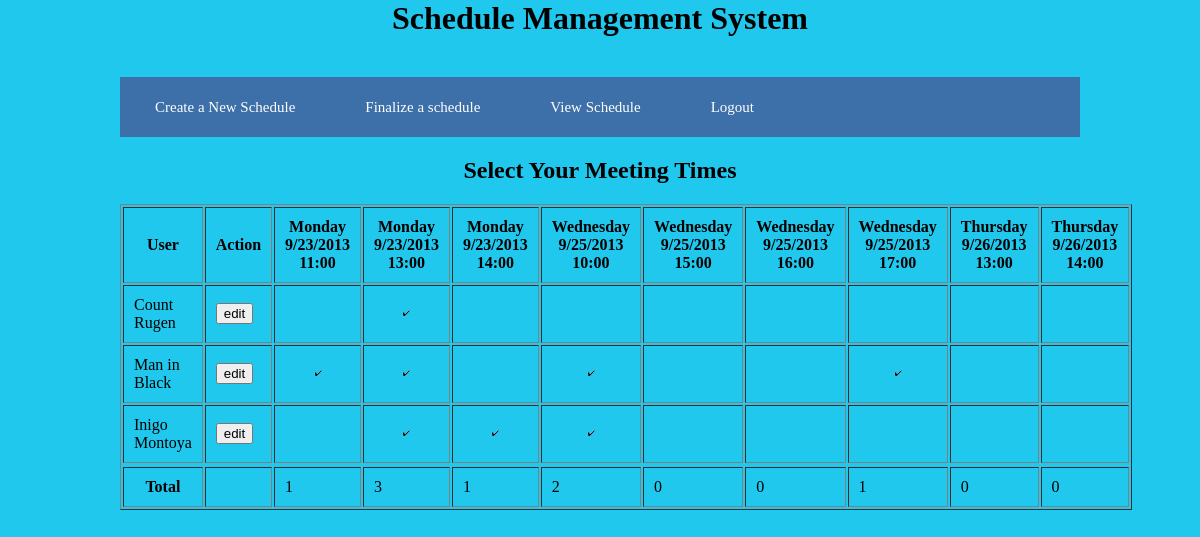
/schedule.php?id=1 (signed in), run on the app's committed database.
### tables this page shows
CREATE TABLE IF NOT EXISTS `schedule` (
  `user_id` int(11) DEFAULT NULL,
  `schedule_id` int(11) NOT NULL,
  `sc_name` varchar(50) NOT NULL,
  `sc_dt` varchar(50) DEFAULT NULL
);

CREATE TABLE IF NOT EXISTS `sc_user` (
  `sc_user_id` int(11) NOT NULL AUTO_INCREMENT,
  `user_id` int(11) DEFAULT NULL,
  `schedule_id` int(11) NOT NULL,
  `sc_user` varchar(50) DEFAULT NULL,
  `sc_email` varchar(100) DEFAULT NULL,
  `sc_user_schedule` varchar(100) NOT NULL,
  PRIMARY KEY (`sc_user_id`)
);

### schedule.php (the view, shortened to what this page needs)
<!DOCTYPE html PUBLIC "-//W3C//DTD XHTML 1.0 Transitional//EN" "http://www.w3.org/TR/xhtml1/DTD/xhtml1-transitional.dtd">
<html xmlns="http://www.w3.org/1999/xhtml">
<head>
</head>
<body>
<h1 style="margin:auto;text-align:center">Schedule Management System</h1>
<ul class="menu">
  <li><a href="new_schedule.php">Create a New Schedule</a></li>
  <li><a href="schedule_final_list.php">Finalize a schedule</a></li>
  <li><a href="schedule_list.php">View Schedule</a></li>
  <li><a style="float:right" href="logout.php">Logout</a></li>
   </ul>
<?php
$sc_id = $_REQUEST['id'];
$user_id = $_SESSION['user_id'];
$lno=0;
$c = array(0,0,0,0,0,0,0,0,0,0);
?>
	<!DOCTYPE html>
	<html>
	 <head>
	 </head>
	 <body>
	 <body style="height:700px;background:#20C8EE">
	<h2>
	<center>Select Your Meeting Times</center></h2>
	<?php
$con=mysqli_connect('localhost', 'CrooksC', 'lulls.dug', 'CrooksC');
	$q = "SELECT * from  schedule_count where sc_id = $sc_id";
	$r = mysqli_query($con,$q);
	$row = mysqli_fetch_array($r,MYSQLI_BOTH);
	$sc_count = $row['sc_count'];
		echo "<table border= '1'
				cellpadding='10'>
				<tr>
				<th>User</th>
				<th>Action</th>";
		getTimes($user_id,$sc_id);
		displaySchedule($c,$lno,$sc_count,$user_id,$sc_id);
		function displaySchedule(&$c,&$lno,&$sc_count,&$user_id,&$sc_id)
		{
$con=mysqli_connect('localhost', 'CrooksC', 'lulls.dug', 'CrooksC');
						$q = "SELECT * from sc_user where user_id = '$user_id' and schedule_id = $sc_id";
						$r = mysqli_query($con, $q);
						while($row = mysqli_fetch_array($r,MYSQLI_BOTH))
						{
						$line = $row['sc_user_schedule'];
						$name = getUsers($text, $line);
						$j=0;
						echo '<tr><form action="" method="post">' . '<td class="unedit'.$lno.'">' . $name . '</td>';
								echo '<td class="edit_hide'.$lno.' edit_add'.$lno.'"><input type="hidden" name="sc_user_id" value="'.$row['sc_user_id'].'" /><input type="text" name="name'.$lno.'" value="'.$name.'"/></td><td class="unedit'.$lno.'"><input type="button" name="edit'.$lno.'" id="edit'.$lno.'" class="edit0" value="edit" /> </td><td class="edit_hide'.$lno.' edit_add'.$lno.'"><input type="submit" name="update" id="edit'.$lno.'" class="edit'.$lno.'" value="update'.$lno.'"/> </td>';
						foreach($GLOBALS['count'] as $n)
						{
						   for($i=$j;$i<$sc_count;$i++)
						   {
							   if($i == $n)
							   {
								   echo '<td align="center" class="unedit'.$lno.'"><img src="images/right.png" /></td><td class="edit_hide'.$lno.' edit_add'.$lno.'"><input type="checkbox" name ="add_right'.$i.'"  /></td></td>';
								   $j = $i+1;
								   break;
								}
								else
								{
									echo '<td class="unedit'.$lno.'"></td><td class="edit_hide'.$lno.' edit_add'.$lno.'"><input type="checkbox" name ="add_right'.$i.'"  /></td>';
								}
							 }
						}
						while($j<$sc_count)
						{
							echo '<td class="unedit'.$lno.'"></td><td class="edit_hide'.$lno.' edit_add'.$lno.'"><input type="checkbox" name ="add_right'.$j.'"  /></td>';
							$j++;
							}
						echo "</tr></form>\n";
		                $lno++;
						}
		}
		function getUsers(&$text1, &$line)
		{
				 @list($name, $num) = @explode('^', $line);
				 $num1 = @explode('|', $num);
				 return $name;
		}
		 function getTimes(&$user_id,&$sc_id)
		{
			$con=mysqli_connect('localhost', 'CrooksC', 'lulls.dug', 'CrooksC');
			$query = "SELECT * from schedule where user_id = '$user_id' and schedule_id = '$sc_id'";
			$r = mysqli_query($con,$query);
			while($row = mysqli_fetch_array($r,MYSQLI_BOTH))
			{
				$s = $row['sc_dt'];
							list($year, $rest) = explode("^", $s);
						    $rest_arr = explode("|", $rest);
						    list($year, $month, $day) = explode('-', $year);
							$year= intval($year, 10);
							$month= intval($month, 10);
							$day= intval($day, 10);							$h = mktime(0, 0, 0, $month, $day,$year);
							$w= date("l", $h);
						 foreach($rest_arr as $time){
									echo "<th>" . $w . "<br>" . $month . "/" . $day . "/" . $year . "<br>" . $time . "</th>\n";
						}
					}
		}
				echo"<tr>
				<th>Total</th><td></td>";
				for($i=0;$i<$sc_count;$i++)
	            {
		   	         echo "<td>" .@$c[$i].  "</td>";
		         }
		    echo'</tr></form>
			</table>';
		?>
	 </body>
	</html>

### schedule.php (style rules this page uses)
body { margin: auto; padding: 0px; height: 100%; width: 80%; word-wrap: break-word; display:block; }
.menu { font-size: 14px; margin: 0px 70px 0 0; background: #3d6fa9; height: 60px; width: 100%; margin-top: 40px; padding: 0; list-style: none; }
.menu li { list-style: none; position: relative; float:left; display: list-item; text-align: -webkit-match-parent; }
.menu li a { float: left; display: block; height: 60px; line-height: 60px; padding: 0 35px; font-size: 15px; color: #ffffff; text-align: center; text-decoration: none; font-weight: normal; outline: none; border: none; font-family: 'Merienda One', cursive; }

### data on the page
schedule: w "Monday", month "9", day "23", year "2013", time "11:00", time "13:00", time "14:00"
schedule: w "Wednesday", month "9", day "25", year "2013", time "10:00", time "15:00", time "16:00", time "17:00"
schedule: w "Thursday", month "9", day "26", year "2013", time "13:00", time "14:00"
sc_user: sc_user "Count Rugen"
sc_user: name "Man in Black"
sc_user: name "Inigo Montoya"
